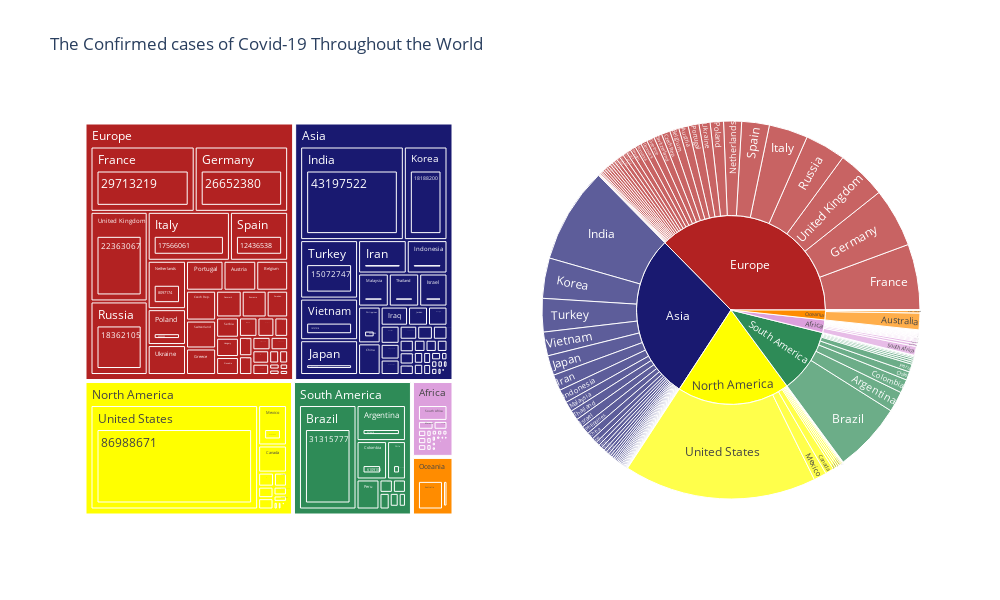

The notebook cell saved with this chart:
### Markdown cell above
# Two chart above Pie and Bar indicate the situation of Covid-19 throughout the world. The Pie chart is about the ratio of Covid-19 situation whereas the Bar chart is showing the total number of cases. Both charts are divide into 5 categories; confirmed, active, newcases, deaths and recovered cases.
# According to the charts, out of over 525 mil confirmed cases reported globaly, over 480 million recovered cases have been reported which is 92% cases have been recovered from the pandemic.
# 6.8% which is 36 million cases are still active and over 6 million cases which 1.2% people have been reported deaths. It can be seen from information that active and deaths cases reported are less than half numbers compare to recovered cases.
# It is clear that the world are getting recovered from pandemic of Covid-19. This may due to goverments around the world have been made a great efforts to emphasize on pandamic prevention and medical attention.
# Also, many countries and societies are dedicating to furthering the vaccination ever since numerous vaccines begin their roll out in countries across the world.

### Code cell
colors = {'Europe': 'firebrick','Asia':'midnightblue', 'North America':'yellow', 'South America':'seagreen', 'Africa':'plum','Oceania':'darkorange'}
fig = make_subplots(rows=1, cols=2, shared_xaxes=False, shared_yaxes=False, specs=[[{"type": "domain"}, {"type": "domain"}]],)

fig_m = px.treemap(pandemic, path=['Continents','Country','Confirmed'], values='Confirmed', 
                   hover_data=['Active'], color='Continents', color_discrete_map= colors)

fig_s = px.sunburst(pandemic, path=['Continents','Country'], values='Confirmed',
                  color='Continents', hover_data=['Active'], color_discrete_map= colors)

fig.add_trace(fig_m['data'][0], row=1, col=1)
fig.add_trace(fig_s['data'][0], row=1, col=2)

fig = fig.update_layout(height=600, width=1000, title='The Confirmed cases of Covid-19 Throughout the World')
                       

fig.show()

### Figure 1 — Plotly figure (JSON) as saved in the notebook; plotly's stock layout.template omitted (floating-point values rounded to 4 significant figures; data arrays with more than 128 entries replaced by an {"elided": "..."} marker saying what was removed)
{"data": [{"branchvalues": "total", "customdata": {"elided": "338x2 mixed values"}, "domain": {"x": [0, 0.45], "y": [0, 1]}, "hovertemplate": "labels=%{label}<br>Confirmed=%{value}<br>parent=%{parent}<br>id=%{id}<br>Active=%{customdata[0]}<br>Continents=%{customdata[1]}<extra></extra>", "ids": {"elided": "338 str values"}, "labels": {"elided": "338 str values"}, "marker": {"colors": {"elided": "338 str values"}}, "name": "", "parents": {"elided": "338 str values"}, "type": "treemap", "values": {"elided": "338 int values"}}, {"branchvalues": "total", "customdata": {"elided": "172x2 mixed values"}, "domain": {"x": [0.55, 1], "y": [0, 1]}, "hovertemplate": "labels=%{label}<br>Confirmed=%{value}<br>parent=%{parent}<br>id=%{id}<br>Active=%{customdata[0]}<br>Continents=%{customdata[1]}<extra></extra>", "ids": {"elided": "172 str values"}, "labels": {"elided": "172 str values"}, "marker": {"colors": {"elided": "172 str values"}}, "name": "", "parents": {"elided": "172 str values"}, "type": "sunburst", "values": {"elided": "172 int values"}}], "layout": {"height": 600, "title": {"text": "The Confirmed cases of Covid-19 Throughout the World"}, "width": 1000}}
